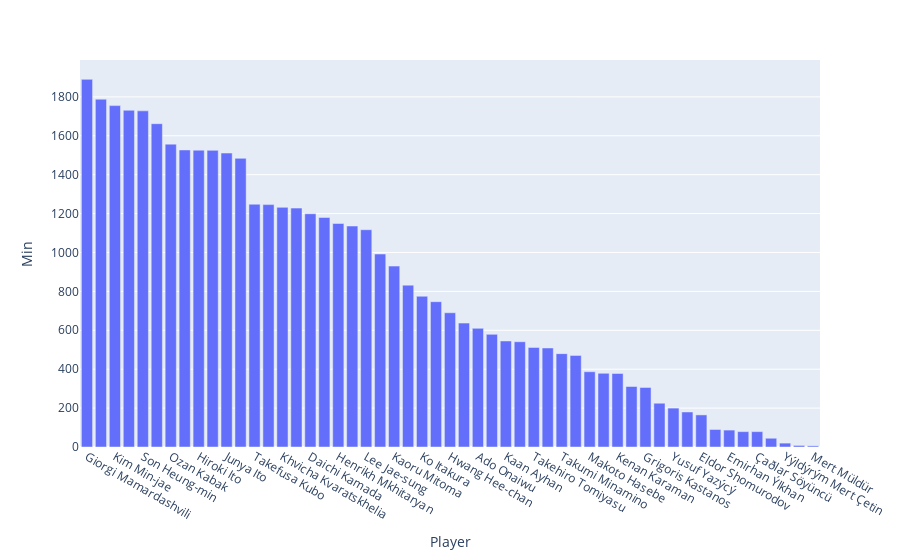

The notebook cell this image was saved under:
### Code cell
fig = px.bar(tks.sort_values(by = 'Min', ascending = False), x="Player", y="Min", barmode="group")
fig.show()

### Figure 1 — Plotly figure (JSON) as saved in the notebook; plotly's stock layout.template omitted (floating-point values rounded to 4 significant figures)
{"data": [{"alignmentgroup": "True", "hovertemplate": "Player=%{x}<br>Min=%{y}<extra></extra>", "legendgroup": "", "marker": {"color": "#636efa", "pattern": {"shape": ""}}, "name": "", "offsetgroup": "", "orientation": "v", "showlegend": false, "textposition": "auto", "type": "bar", "x": ["Giorgi Mamardashvili", "Maya Yoshida", "Kim Min-jae", "Enes Ünal", "Son Heung-min", "Wataru Endo", "Ozan Kabak", "Hakan Çalhanoðlu", "Hiroki Ito", "Lee Kangin", "Junya Ito", "Ritsu Doan", "Takefusa Kubo", "Cengiz Ünder", "Khvicha Kvaratskhelia", "Merih Demiral", "Daichi Kamada", "Salih Özcan", "Henrikh Mkhitaryan", "Luka Lochoshvili", "Lee Jae-sung", "Zeki Çelik", "Kaoru Mitoma", "Gerrit Holtmann", "Ko Itakura", "Shon Weissman", "Hwang Hee-chan", "Takuma Asano", "Ado Onaiwu", "Jeong Woo-yeong", "Kaan Ayhan", "Moanes Dabbur", "Takehiro Tomiyasu", "Cenk Özkacar", "Takumi Minamino", "Sargis Adamyan", "Makoto Hasebe", "Soichiro Kozuki", "Kenan Karaman", "Sardar Azmoun", "Grigoris Kastanos", "Doðan Alemdar", "Yusuf Yazýcý", "Genki Haraguchi", "Eldor Shomurodov", "Saman Ghoddos", "Emirhan Ýlkhan", "Manor Solomon", "Çaðlar Söyüncü", "Tolga Ciðerci", "Yýldýrým Mert Çetin", "Halil Derviþoðlu", "Mert Müldür"], "xaxis": "x", "y": [1890, 1788, 1755, 1731, 1728, 1662, 1557, 1527, 1526, 1525, 1511, 1484, 1248, 1246, 1232, 1228, 1199, 1180, 1149, 1136, 1117, 992, 930, 832, 775, 747, 690, 637, 610, 579, 545, 541, 512, 509, 480, 471, 387, 379, 378, 311, 306, 225, 200, 180, 165, 90, 87, 79, 79, 45, 20, 8, 6], "yaxis": "y"}], "layout": {"barmode": "group", "legend": {"tracegroupgap": 0}, "margin": {"t": 60}, "xaxis": {"anchor": "y", "domain": [0, 1], "title": {"text": "Player"}}, "yaxis": {"anchor": "x", "domain": [0, 1], "title": {"text": "Min"}}}}
